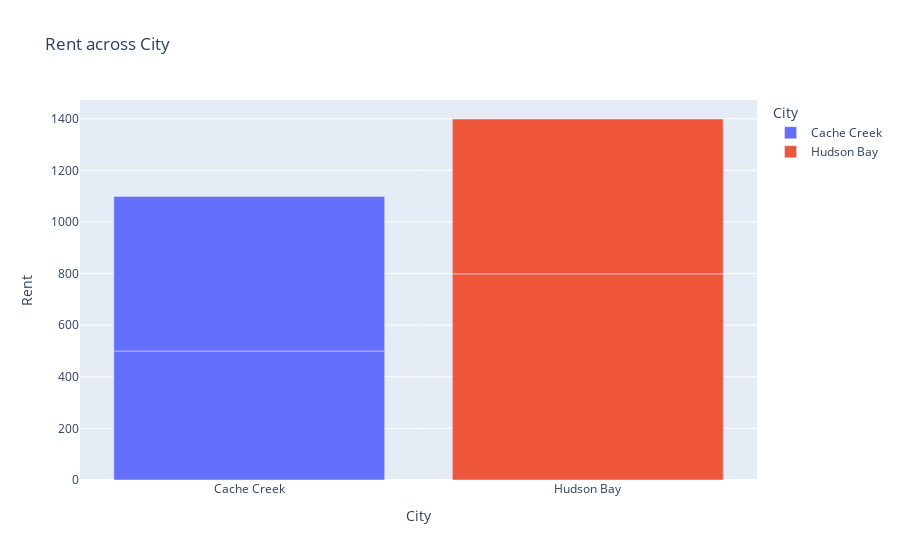

The code cell stored with this chart in its notebook:
### Code cell
fig1 = px.bar(df2, x = "City", y = "Rent",color="City", title = "Rent across City" )
fig1.show()

### Figure 1 — Plotly figure (JSON) as saved in the notebook; plotly's stock layout.template omitted (floating-point values rounded to 4 significant figures)
{"data": [{"alignmentgroup": "True", "hovertemplate": "City=%{x}<br>Rent=%{y}<extra></extra>", "legendgroup": "Cache Creek", "marker": {"color": "#636efa", "pattern": {"shape": ""}}, "name": "Cache Creek", "offsetgroup": "Cache Creek", "orientation": "v", "showlegend": true, "textposition": "auto", "type": "bar", "x": ["Cache Creek", "Cache Creek"], "xaxis": "x", "y": [500, 599], "yaxis": "y"}, {"alignmentgroup": "True", "hovertemplate": "City=%{x}<br>Rent=%{y}<extra></extra>", "legendgroup": "Hudson Bay", "marker": {"color": "#EF553B", "pattern": {"shape": ""}}, "name": "Hudson Bay", "offsetgroup": "Hudson Bay", "orientation": "v", "showlegend": true, "textposition": "auto", "type": "bar", "x": ["Hudson Bay", "Hudson Bay"], "xaxis": "x", "y": [799, 600], "yaxis": "y"}], "layout": {"barmode": "relative", "legend": {"title": {"text": "City"}, "tracegroupgap": 0}, "title": {"text": "Rent across City"}, "xaxis": {"anchor": "y", "categoryarray": ["Cache Creek", "Hudson Bay"], "categoryorder": "array", "domain": [0, 1], "title": {"text": "City"}}, "yaxis": {"anchor": "x", "domain": [0, 1], "title": {"text": "Rent"}}}}
